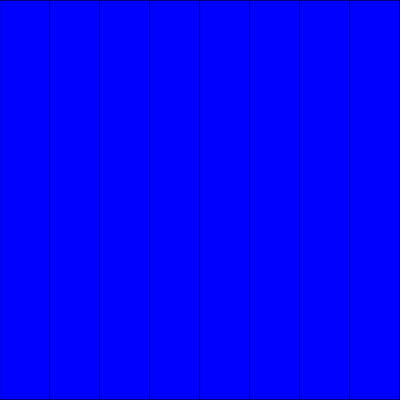
Frame 1 (no input)
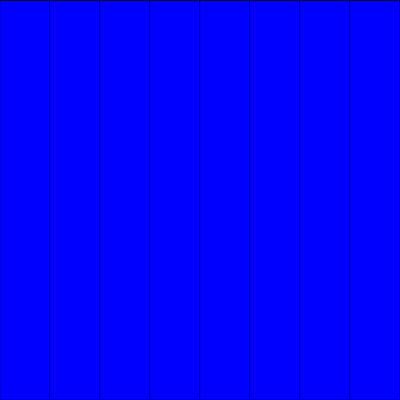
Frame 60 (no input)
Frame 120 (the mouse pressed at the canvas centre since frame 60): identical to frame 60, image omitted

The p5.js sketch that drew these frames (run headless with seeded random() and noise() and a simulated clock; from frame 60 on, the mouse is pressed at the canvas centre):

// p5.js sketch
// ── sketch.js
let x =0;
let y =0;

function setup()
{
    createCanvas(400,400)

}
function draw()
{    
    for(let i =0; i < 8; i++)
    {
        if (mouseX >= x && mouseX <= (x+50))
        {
            fill(0,0,255);
        }
        rect(x,y,50,400)
        x += 50;
        
    }
}
